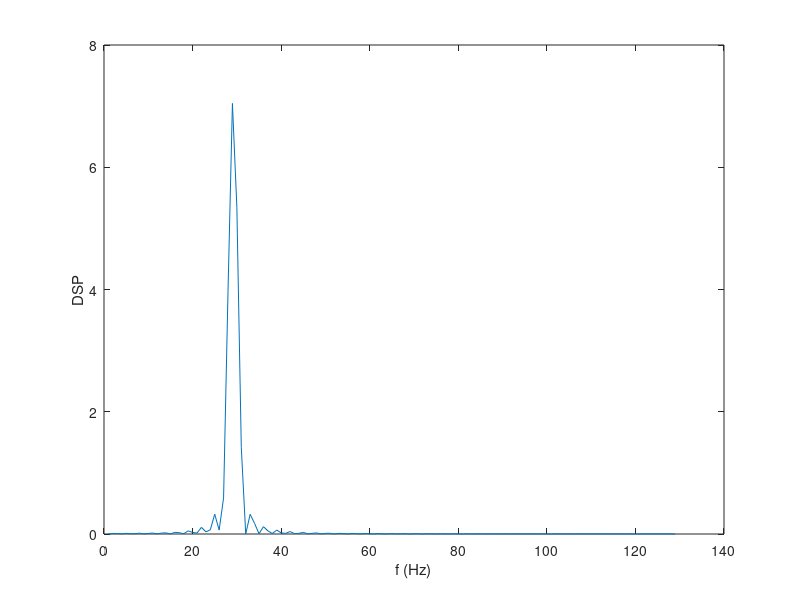

Reproduce this figure in MATLAB.
clc
clear all
close all

N=90;
fe1=10000;
fe2=1000;
f0=1100;
Zp=nextpow2(N);

temps1 = [0: 1/fe1: (N-1)*(1/fe1)];
temps2 = [0: 1/fe2: (N-1)*(1/fe2)];

fft1=fft(cos(2*pi*f0*temps1));
%fft3=fft(cos(2*pi*f0*temps1), 2^Zp);
%fft2=fft(cos(2*pi*f0*temps2));

x=cos(2*pi*f0*temps1);
f1=linspace(0, fe1, N);
Auto_cor=conv(x, conj(flip(x)))/N;
Correlogramme = fft(Auto_cor);
period= periodogram(x);

%f2=linspace(0, fe2, N);
%f3=linspace(0, fe1, 2^Zp);

%figure,semilogy(f1, abs(fft1), f3, abs(fft3));
%legend('original', 'N=20', 'location', 'north');
%figure,semilogy(f3, abs(fft3));
%figure,semilogy(f2, abs(fft2));

plot(period);

xlabel('f (Hz)');
ylabel('DSP');
